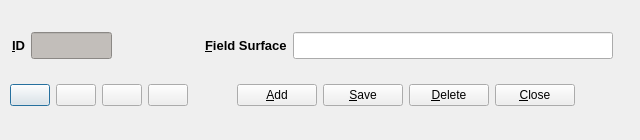
<?xml version="1.0" encoding="UTF-8"?>
<ui version="4.0">
 <class>VenueSurfaceSetupDlg</class>
 <widget class="QDialog" name="VenueSurfaceSetupDlg">
  <property name="geometry">
   <rect>
    <x>0</x>
    <y>0</y>
    <width>640</width>
    <height>140</height>
   </rect>
  </property>
  <property name="minimumSize">
   <size>
    <width>600</width>
    <height>140</height>
   </size>
  </property>
  <property name="maximumSize">
   <size>
    <width>640</width>
    <height>180</height>
   </size>
  </property>
  <property name="windowTitle">
   <string>Venue Playing Surface Setup</string>
  </property>
  <widget class="QWidget" name="layoutWidget">
   <property name="geometry">
    <rect>
     <x>12</x>
     <y>20</y>
     <width>601</width>
     <height>51</height>
    </rect>
   </property>
   <layout class="QHBoxLayout" name="horizontalLayout">
    <item>
     <widget class="QLabel" name="label">
      <property name="text">
       <string>&lt;!DOCTYPE HTML PUBLIC &quot;-//W3C//DTD HTML 4.0//EN&quot; &quot;http://www.w3.org/TR/REC-html40/strict.dtd&quot;&gt;
&lt;html&gt;&lt;head&gt;&lt;meta name=&quot;qrichtext&quot; content=&quot;1&quot; /&gt;&lt;style type=&quot;text/css&quot;&gt;
p, li { white-space: pre-wrap; }
&lt;/style&gt;&lt;/head&gt;&lt;body style=&quot; font-family:'Sans Serif'; font-size:10pt; font-weight:400; font-style:normal;&quot;&gt;
&lt;p style=&quot; margin-top:0px; margin-bottom:0px; margin-left:0px; margin-right:0px; -qt-block-indent:0; text-indent:0px;&quot;&gt;&lt;span style=&quot; font-weight:600;&quot;&gt;&amp;amp;ID&lt;/span&gt;&lt;/p&gt;&lt;/body&gt;&lt;/html&gt;</string>
      </property>
      <property name="buddy">
       <cstring>vensurfID_display</cstring>
      </property>
     </widget>
    </item>
    <item>
     <widget class="QLineEdit" name="vensurfID_display">
      <property name="maximumSize">
       <size>
        <width>81</width>
        <height>27</height>
       </size>
      </property>
      <property name="styleSheet">
       <string notr="true">background-color: rgb(194, 190, 186);</string>
      </property>
      <property name="readOnly">
       <bool>true</bool>
      </property>
     </widget>
    </item>
    <item>
     <spacer name="horizontalSpacer">
      <property name="orientation">
       <enum>Qt::Horizontal</enum>
      </property>
      <property name="sizeHint" stdset="0">
       <size>
        <width>78</width>
        <height>20</height>
       </size>
      </property>
     </spacer>
    </item>
    <item>
     <widget class="QLabel" name="label_2">
      <property name="text">
       <string>&lt;!DOCTYPE HTML PUBLIC &quot;-//W3C//DTD HTML 4.0//EN&quot; &quot;http://www.w3.org/TR/REC-html40/strict.dtd&quot;&gt;
&lt;html&gt;&lt;head&gt;&lt;meta name=&quot;qrichtext&quot; content=&quot;1&quot; /&gt;&lt;style type=&quot;text/css&quot;&gt;
p, li { white-space: pre-wrap; }
&lt;/style&gt;&lt;/head&gt;&lt;body style=&quot; font-family:'Sans'; font-size:10pt; font-weight:400; font-style:normal;&quot;&gt;
&lt;p style=&quot; margin-top:0px; margin-bottom:0px; margin-left:0px; margin-right:0px; -qt-block-indent:0; text-indent:0px;&quot;&gt;&lt;span style=&quot; font-family:'Sans Serif'; font-weight:600;&quot;&gt;&amp;amp;Field Surface&lt;/span&gt;&lt;/p&gt;&lt;/body&gt;&lt;/html&gt;</string>
      </property>
      <property name="buddy">
       <cstring>vensurfNameEdit</cstring>
      </property>
     </widget>
    </item>
    <item>
     <widget class="QLineEdit" name="vensurfNameEdit">
      <property name="minimumSize">
       <size>
        <width>320</width>
        <height>27</height>
       </size>
      </property>
      <property name="maximumSize">
       <size>
        <width>320</width>
        <height>27</height>
       </size>
      </property>
      <property name="toolTip">
       <string>Description of field surface</string>
      </property>
     </widget>
    </item>
   </layout>
  </widget>
  <widget class="QWidget" name="layoutWidget">
   <property name="geometry">
    <rect>
     <x>10</x>
     <y>70</y>
     <width>191</width>
     <height>51</height>
    </rect>
   </property>
   <layout class="QHBoxLayout" name="horizontalLayout_2">
    <item>
     <widget class="QPushButton" name="firstEntry">
      <property name="toolTip">
       <string>First Entry</string>
      </property>
      <property name="text">
       <string/>
      </property>
      <property name="icon">
       <iconset resource="fmrd_resources.qrc">
        <normaloff>:/images/first.png</normaloff>:/images/first.png</iconset>
      </property>
     </widget>
    </item>
    <item>
     <widget class="QPushButton" name="prevEntry">
      <property name="toolTip">
       <string>Previous Entry</string>
      </property>
      <property name="text">
       <string/>
      </property>
      <property name="icon">
       <iconset resource="fmrd_resources.qrc">
        <normaloff>:/images/prev.png</normaloff>:/images/prev.png</iconset>
      </property>
     </widget>
    </item>
    <item>
     <widget class="QPushButton" name="nextEntry">
      <property name="toolTip">
       <string>Next Entry</string>
      </property>
      <property name="text">
       <string/>
      </property>
      <property name="icon">
       <iconset resource="fmrd_resources.qrc">
        <normaloff>:/images/next.png</normaloff>:/images/next.png</iconset>
      </property>
     </widget>
    </item>
    <item>
     <widget class="QPushButton" name="lastEntry">
      <property name="toolTip">
       <string>Last Entry</string>
      </property>
      <property name="text">
       <string/>
      </property>
      <property name="icon">
       <iconset resource="fmrd_resources.qrc">
        <normaloff>:/images/last.png</normaloff>:/images/last.png</iconset>
      </property>
     </widget>
    </item>
    <item>
     <spacer name="horizontalSpacer_2">
      <property name="orientation">
       <enum>Qt::Horizontal</enum>
      </property>
      <property name="sizeHint" stdset="0">
       <size>
        <width>18</width>
        <height>20</height>
       </size>
      </property>
     </spacer>
    </item>
   </layout>
  </widget>
  <widget class="QWidget" name="layoutWidget_2">
   <property name="geometry">
    <rect>
     <x>200</x>
     <y>70</y>
     <width>411</width>
     <height>51</height>
    </rect>
   </property>
   <layout class="QHBoxLayout" name="horizontalLayout_3">
    <item>
     <spacer name="horizontalSpacer_3">
      <property name="orientation">
       <enum>Qt::Horizontal</enum>
      </property>
      <property name="sizeHint" stdset="0">
       <size>
        <width>13</width>
        <height>20</height>
       </size>
      </property>
     </spacer>
    </item>
    <item>
     <widget class="QPushButton" name="addEntry">
      <property name="toolTip">
       <string>Add Entry</string>
      </property>
      <property name="text">
       <string>&amp;Add</string>
      </property>
      <property name="icon">
       <iconset resource="fmrd_resources.qrc">
        <normaloff>:/images/add.png</normaloff>:/images/add.png</iconset>
      </property>
     </widget>
    </item>
    <item>
     <widget class="QPushButton" name="saveEntry">
      <property name="toolTip">
       <string>Save Entry</string>
      </property>
      <property name="text">
       <string>&amp;Save</string>
      </property>
      <property name="icon">
       <iconset resource="fmrd_resources.qrc">
        <normaloff>:/images/save.png</normaloff>:/images/save.png</iconset>
      </property>
     </widget>
    </item>
    <item>
     <widget class="QPushButton" name="deleteEntry">
      <property name="toolTip">
       <string>Delete Entry</string>
      </property>
      <property name="text">
       <string>&amp;Delete</string>
      </property>
      <property name="icon">
       <iconset resource="fmrd_resources.qrc">
        <normaloff>:/images/delete.png</normaloff>:/images/delete.png</iconset>
      </property>
     </widget>
    </item>
    <item>
     <widget class="QPushButton" name="closeButton">
      <property name="toolTip">
       <string>Close Window</string>
      </property>
      <property name="text">
       <string>&amp;Close</string>
      </property>
      <property name="icon">
       <iconset resource="fmrd_resources.qrc">
        <normaloff>:/images/quit.png</normaloff>:/images/quit.png</iconset>
      </property>
     </widget>
    </item>
    <item>
     <spacer name="horizontalSpacer_4">
      <property name="orientation">
       <enum>Qt::Horizontal</enum>
      </property>
      <property name="sizeHint" stdset="0">
       <size>
        <width>13</width>
        <height>20</height>
       </size>
      </property>
     </spacer>
    </item>
   </layout>
  </widget>
 </widget>
 <resources>
  <include location="fmrd_resources.qrc"/>
 </resources>
 <connections/>
</ui>
